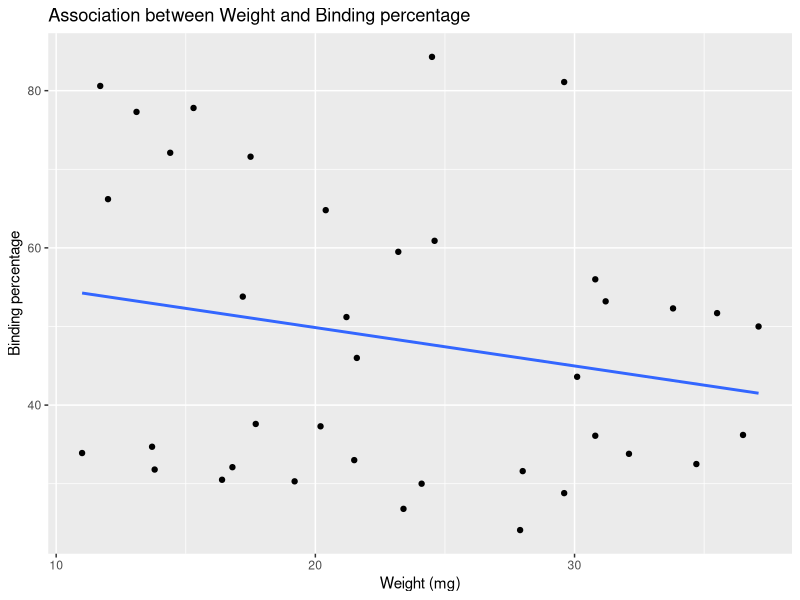
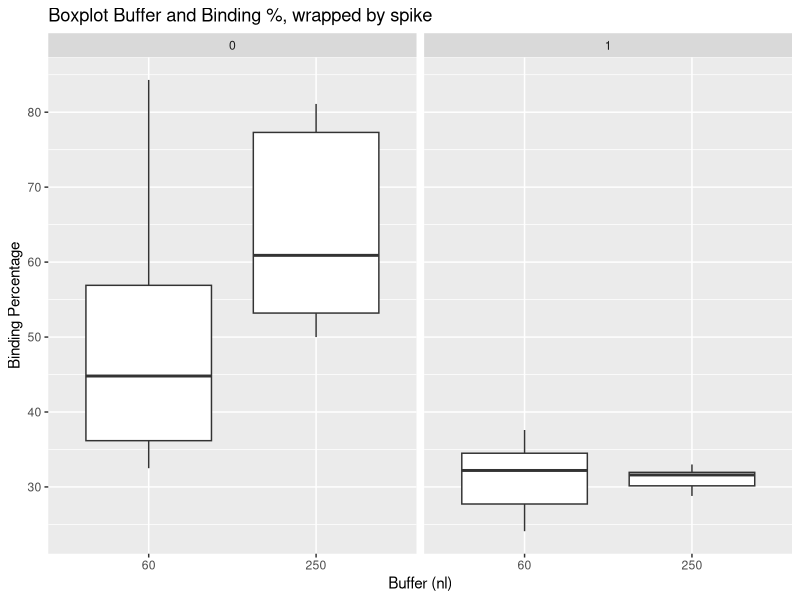

These figures' R source, in order: (Note: this script raises an error after producing the figures.)
## ---- chunk 1
# Install libraries
library(dplyr)
library(knitr)
library(ggplot2)
## ---- chunk 2

data <- read.csv("./data/Data_QC_flagged.csv")

data$Buffer_nl <- as.factor(data$Buffer_nl)
data$Spike <- as.factor(data$Spike)


ggplot(data, aes(x = Weight_mg, y = Binding.Perc, )) +
  geom_point() +
  geom_smooth(method = "lm", se = FALSE) +  # Add a linear trend line
  labs(title = "Association between Weight and Binding percentage",
       x = "Weight (mg)", y = "Binding percentage")

# Boxplot of Buffer vs Binding Percentage, wrapped by Spike
ggplot(data, aes(x = Buffer_nl, y = Binding.Perc)) +
  geom_boxplot() +
  geom_smooth(method = "lm", se = FALSE) +  # Add a linear trend line
  facet_wrap(data$Spike,scales = "fixed")  +  # Use formula notation for facet_wrap
  scale_y_continuous(n.breaks = 10) +       # Adjust to show more y-axis labels
  labs(title = "Boxplot Buffer and Binding %, wrapped by spike",
       x = "Buffer (nl)", y = "Binding Percentage")


data$Binding_deviation <- abs(data$Binding.Perc - 50)
sorted_data <- data[order(data$Binding_deviation), ]

dim(sorted_data)
# View top results (closest to 50% Binding Percentage)
kable(sorted_data)



library(GGally)

# Pair plot to visualize associations between key variables
ggpairs(your_data, columns = c("Weight_mg", "Buffer_nl", "Binding.Perc", "CV.Perc"))
